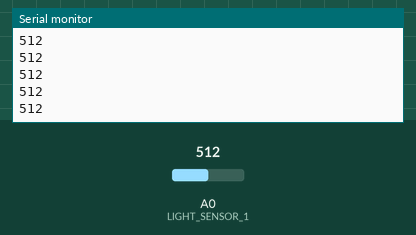
A sketch run on a simulated Arduino Uno, built with avr-gcc and run on an emulated ATmega328P. On the bench: the last lines printed to the serial monitor. The inputs (shaded band) are chosen by the test bench; at power-on: A0 (LIGHT_SENSOR_1) = 512.

Above: at 1.2 s.
1.3 s: A0 (LIGHT_SENSOR_1) set to 490
At 2.2 s:
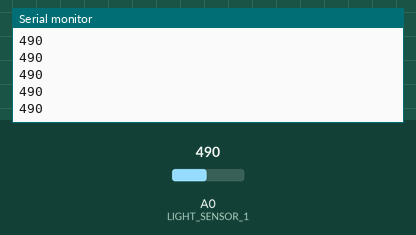
2.8 s: A0 (LIGHT_SENSOR_1) set to 510
At 3.4 s:
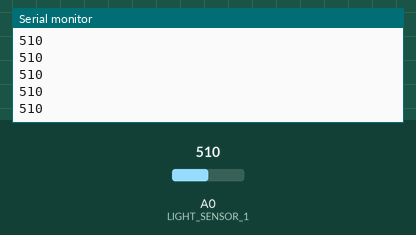
Timing chart, 0 to 5.8 s (numbered marks = the images above; inputs shaded):
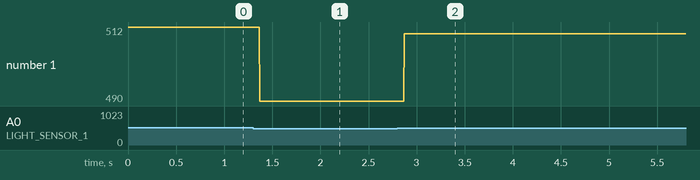

Measured:
- after the input at 1.3 s, the serial monitor: prints a new line after 0.07 s (image 1)
- after the input at 2.8 s, the serial monitor: prints a new line after 0.07 s (image 2)
- plotted number 1: 512 → 490 after the input at 1.3 s, 490 → 510 after the input at 2.8 s

The sketch:

Light_Sensor.ino
```cpp
const int LIGHT_SENSOR_1 = A0;
const int LIGHT_INTENSITY_THRESHOLD = 800;


int loopCount = 0;
int loopSampleRate = 10;

long accumulator = 0;


void setup() {
  // put your setup code here, to run once:
  pinMode(LIGHT_SENSOR_1, INPUT);

  Serial.begin(9600);

}

void loop() {
  // put your main code here, to run repeatedly:


  if (loopCount % loopSampleRate == 0) {

    int lightValue1 = analogRead(LIGHT_SENSOR_1);
    Serial.println(lightValue1);

    if (lightValue1 > LIGHT_INTENSITY_THRESHOLD) {

      if(accumulator < 500) accumulator++;

    }else{
      if(accumulator > 0) accumulator--;
    }

//    Serial.println(accumulator);
    loopCount = 0;
  }


  loopCount++;

}
```
